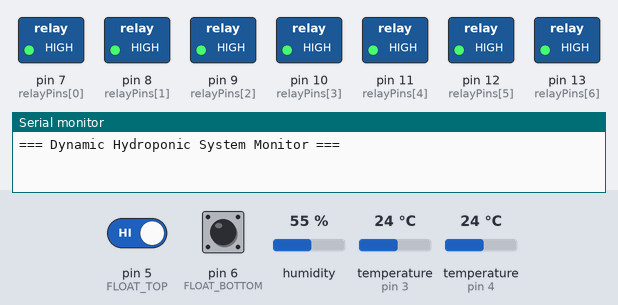
Bench run of a sketch on a simulated Arduino Uno, built with avr-gcc and run on an emulated ATmega328P. Shown: switched loads named in the sketch (green lamp = pin HIGH), the last lines printed to the serial monitor. Inputs (shaded band) come from the test bench; at power-on: pin 5 (FLOAT_TOP) HIGH, pin 6 (FLOAT_BOTTOM) HIGH, humidity 55 %, temperature (sensors on pin 3, pin 4) 24 °C.

Above: at 2.2 s.
2.3 s: pin 5 (FLOAT_TOP) driven LOW
At 4.1 s:
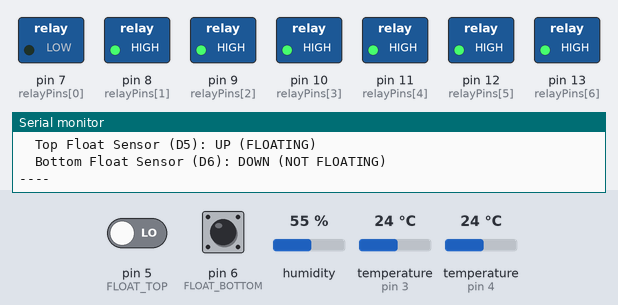
10.8 s: pin 6 (FLOAT_BOTTOM) pulled LOW for 3 s
At 15.6 s:
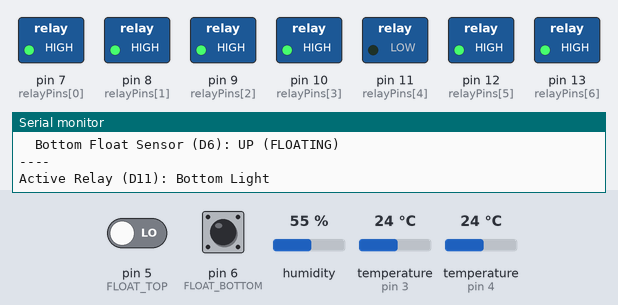
22.3 s: pin 5 (FLOAT_TOP) driven HIGH
At 30.6 s:
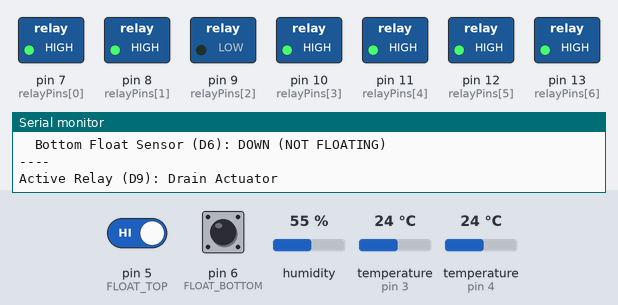
Timing chart, 0 to 36.8 s (numbered marks = the images above; inputs shaded):
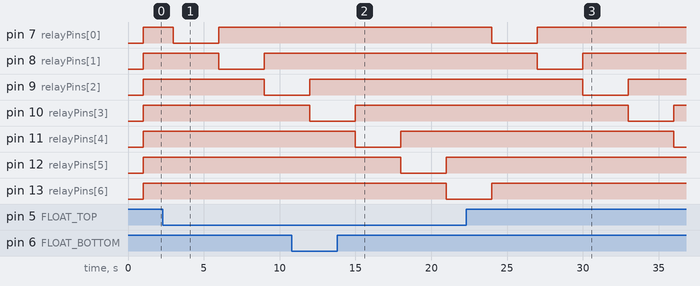

The sketch:

testSensorsOnRig.ino
```cpp
#include <OneWire.h>
#include <DallasTemperature.h>
#include <Adafruit_Sensor.h>
#include <DHT.h>
#include <DHT_U.h>

// ---------- Pins ----------
#define ONE_WIRE_BUS 4         // DS18B20 (Water Temp)
#define FLOAT_TOP 5            // Float sensor top
#define FLOAT_BOTTOM 6         // Float sensor bottom
#define DHTPIN 3               // Air Temp & Humidity
#define DHTTYPE DHT11
DHT dht(DHTPIN, DHTTYPE);

// ---------- Relays ----------
const int relayPins[] = {7, 8, 9, 10, 11, 12, 13};
const char* relayLabels[] = {
  "Top Sensor Pump",
  "Bottom Sensor Pump",
  "Drain Actuator",
  "Top Light",
  "Bottom Light",
  "Top Pump",
  "Bottom Pump"
};
const int numRelays = sizeof(relayPins) / sizeof(relayPins[0]);

// ---------- DS18B20 ----------
OneWire oneWire(ONE_WIRE_BUS);
DallasTemperature sensors(&oneWire);

// ---------- Timing ----------
int currentRelay = 0;
unsigned long lastSwitchTime = 0;
const unsigned long interval = 3000;  // 3 seconds

void setup() {
  Serial.begin(9600);
  delay(1000);
  Serial.println("=== Dynamic Hydroponic System Monitor ===");

  // Relays
  for (int i = 0; i < numRelays; i++) {
    pinMode(relayPins[i], OUTPUT);
    digitalWrite(relayPins[i], HIGH); // DE-energized = OFF
  }

  // Inputs
  pinMode(FLOAT_TOP, INPUT_PULLUP);
  pinMode(FLOAT_BOTTOM, INPUT_PULLUP);

  // Sensors
  sensors.begin();
  dht.begin();
}

void loop() {
  unsigned long currentTime = millis();

  if (currentTime - lastSwitchTime >= interval) {
    // Turn all relays OFF (HIGH = OFF for active-low relay)
    for (int i = 0; i < numRelays; i++) {
      digitalWrite(relayPins[i], HIGH);
    }

    // Turn ON current relay (LOW = ON for active-low relay)
    digitalWrite(relayPins[currentRelay], LOW);

    Serial.print("Active Relay (D");
    Serial.print(relayPins[currentRelay]);
    Serial.print("): ");
    Serial.println(relayLabels[currentRelay]);

    // Water temp sensors
    sensors.requestTemperatures();
    int count = sensors.getDeviceCount();
    for (int i = 0; i < count; i++) {
      float tempC = sensors.getTempCByIndex(i);
      Serial.print("  Water Temp Sensor ");
      Serial.print(i + 1);
      Serial.print(": ");
      Serial.print(tempC);
      Serial.println(" °C");
    }

    // Air temp and humidity
    float airTemp = dht.readTemperature();
    float humidity = dht.readHumidity();

    if (isnan(airTemp) || isnan(humidity)) {
      Serial.println("  Air Temp/Humidity: ERROR");
    } else {
      Serial.print("  Air Temp (°C): ");
      Serial.print(airTemp);
      Serial.print(" | Humidity (%): ");
      Serial.println(humidity);
    }

    // Float sensors
    Serial.print("  Top Float Sensor (D5): ");
    Serial.println(digitalRead(FLOAT_TOP) == LOW ? "UP (FLOATING)" : "DOWN (NOT FLOATING)");

    Serial.print("  Bottom Float Sensor (D6): ");
    Serial.println(digitalRead(FLOAT_BOTTOM) == LOW ? "UP (FLOATING)" : "DOWN (NOT FLOATING)");

    Serial.println("----");

    // Cycle relay
    currentRelay = (currentRelay + 1) % numRelays;
    lastSwitchTime = currentTime;
  }
}
```
